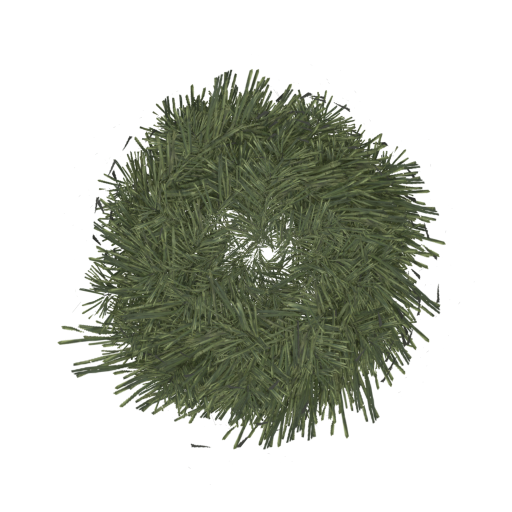
#> input picture assets/props/forest/src/crowns/crown_pine_a.png, 1024 x 1024 px, given in place of bark.jpg, which was not available (shown at 1/2 size); the run also reads 1 picture not shown here
$ python make_textures.py ../../../assets/props/forest/src/crowns/crown_pine_a.png ../../../assets/props/forest/src/crowns/crown_pine_b.png
#> lines starting #> are read from the running program, lines starting #| are printed output that depends on the picture
"""Збирає атласи лісу: з відрендерених крон хвої й атласів листяних крон (agy).

Запуск (звичайний python, не Blender):
  python3 -I make_textures.py <art-refs/forest> <вихід>
Читає у <art-refs/forest>: crowns/crown_*.png, sprites/*.png, broadleaf_{late,summer,early}.png
(сирий результат генератора), пише <вихід>/atlas_<тип>[_<сезон>].png 1280x1280 RGBA та
<вихід>/crowns.json. Розкладка атласу: три вікна кроною 10x10 м по 640 px (чверті 0, 1, 2),
четверта чверть — аркуш 640 px із клітинками по 320 px (кора, кора, береза, кущ).
"""
import json
import math
import os
import random
import sys

import numpy as np
from PIL import Image, ImageChops, ImageDraw, ImageFilter

SRC, OUT = sys.argv[1], sys.argv[2]
os.makedirs(OUT, exist_ok=True)
CELL = 640
WIN_M = 10.0
PXM = CELL / WIN_M  # 64 px/м = 1,56 см/піксель
SRC_PXM = 128.0  # крони хвої й листяні атласи мають 128 px/м
THIS = os.path.dirname(os.path.abspath(__file__))

# Середня яскравість непрозорих пікселів (лінійна), під настрій: L* 24 — 40.
TARGET_Y = {"pine": 0.028, "late": 0.060, "summer": 0.070, "early": 0.12}


def srgb_to_lin(a):
    return np.where(a <= 0.04045, a / 12.92, ((a + 0.055) / 1.055) ** 2.4)


def lin_to_srgb(a):
    a = np.clip(a, 0, 1)
    return np.where(a <= 0.0031308, a * 12.92, 1.055 * a ** (1 / 2.4) - 0.055)


def grade(im, target_y):
    """Масштабує лінійну яскравість так, щоб середнє по непрозорих пікселях дало target_y."""
    a = np.asarray(im).astype(np.float32) / 255.0
    lin = srgb_to_lin(a[..., :3])
    y = lin @ np.array([0.2126, 0.7152, 0.0722], np.float32)
    m = a[..., 3] > 0.5
    k = float(np.clip(target_y / max(y[m].mean(), 1e-4), 0.25, 3.0)) if m.any() else 1.0
    out = np.dstack([lin_to_srgb(lin * k), a[..., 3]])
    return Image.fromarray((out * 255 + 0.5).astype(np.uint8), "RGBA")


def desaturate(im, k):
    """Рання осінь від генератора надто яскрава для похмурого настрою: k < 1 приглушує колір."""
    if k == 1.0:
        return im
    a = np.asarray(im).astype(np.float32)
    g = a[..., :3] @ np.array([0.299, 0.587, 0.114], np.float32)
    a[..., :3] = g[..., None] + (a[..., :3] - g[..., None]) * k
    return Image.fromarray(np.clip(a, 0, 255).astype(np.uint8), "RGBA")


def warm(im, on):
    """Мʼякий жовтувато-зелений відтінок: перехід від хвої до осіннього листя без різкої плями."""
    if not on:
        return im
    a = np.asarray(im).astype(np.float32)
    a[..., :3] *= np.array([1.08, 1.03, 0.85], np.float32)
    return Image.fromarray(np.clip(a, 0, 255).astype(np.uint8), "RGBA")


def harden(im, lo=0.35, hi=0.65):
    a = np.asarray(im).astype(np.float32) / 255.0
    t = np.clip((a[..., 3] - lo) / (hi - lo), 0, 1)
    a[..., 3] = t * t * (3 - 2 * t)
    return Image.fromarray((a * 255 + 0.5).astype(np.uint8), "RGBA")


def fill_under_alpha(im):
    """Колір прозорих пікселів = розмитий колір сусідів: мипи не дають ореолу."""
    a = np.asarray(im).astype(np.float32)
    al = a[..., 3:4] / 255.0
    pm = Image.fromarray((a[..., :3] * al).astype(np.uint8), "RGB").filter(ImageFilter.GaussianBlur(6))
    wm = Image.fromarray((al[..., 0] * 255).astype(np.uint8), "L").filter(ImageFilter.GaussianBlur(6))
    pm = np.asarray(pm).astype(np.float32)
    wm = np.maximum(np.asarray(wm).astype(np.float32)[..., None] / 255.0, 1e-3)
    bg = np.clip(pm / wm, 0, 255)
    rgb = np.where(al > 0.5, a[..., :3], np.where(al > 0.02, a[..., :3], bg))
    return Image.fromarray(np.dstack([rgb, a[..., 3]]).astype(np.uint8), "RGBA")


# [47 lines left out: functions key_background, remove_outline, split_cells, not called in this run]


def load_crowns():
    d = {}
    for n in ("pine_a", "pine_b", "spruce_a", "spruce_b"):
        im = Image.open(f"{SRC}/crowns/crown_{n}.png").convert("RGBA")
        bb = im.getchannel("A").point(lambda v: 255 if v > 60 else 0).getbbox()
        d[n] = im.crop(bb)
    return d


def place(canvas, crown, diameter_m, cx_m, cy_m, rng, bright):
    src_d = max(crown.size)
    s = diameter_m * PXM / src_d
    im = crown.rotate(rng.uniform(0, 360), expand=True, resample=Image.BICUBIC)
    im = im.resize((max(1, int(im.width * s)), max(1, int(im.height * s))), Image.LANCZOS)
    arr = np.asarray(im).astype(np.float32)
    arr[..., :3] = np.clip(arr[..., :3] * bright, 0, 255)
    im = Image.fromarray(arr.astype(np.uint8), "RGBA")
    x = int(cx_m * PXM - im.width / 2)
    y = int(cy_m * PXM - im.height / 2)
    layer = Image.new("RGBA", canvas.size, (0, 0, 0, 0))
    # Обгортка через край вікна: покриття біля шва таке саме, як у центрі, тож між плитками
    # не лишається прозорої щілини.
    for dx in (-CELL, 0, CELL):
        for dy in (-CELL, 0, CELL):
            if x + dx < CELL and x + dx + im.width > 0 and y + dy < CELL and y + dy + im.height > 0:
                layer.paste(im, (x + dx, y + dy), im)
    canvas.alpha_composite(layer)
    return {"cx": cx_m, "cy": cy_m, "r": diameter_m / 2}


def spread(rng, n, lo, hi, min_d):
    pts = []
    if n == 0:
        return pts
    for _ in range(400):
        p = (rng.uniform(lo, hi), rng.uniform(lo, hi))
        if all(math.dist(p, q) >= min_d for q in pts):
            pts.append(p)
        if len(pts) == n:
            break
    return pts


def compose(kind, season, conif, broad, rng):
    """kind: pine | mixed | deciduous. Повертає (RGBA 1024², список крон для країв)."""
    cv = Image.new("RGBA", (CELL, CELL), (0, 0, 0, 0))
    crowns = []
    # Нижній шар: темніші крони під верхніми, щоб покриття сягало 80–90 %, а не лишалося ґратою.
    under = {"pine": (5, 0.7), "mixed": (5, 0.7), "deciduous": (0, 1.0)}[kind]
    if kind == "deciduous" and season != "late":
        under = (7, 0.6) if season == "summer" else (4, 0.6)
    pool = [conif[n] for n in ("pine_a", "pine_b")] if kind != "deciduous" else broad
    for (x, y) in spread(rng, under[0], 0.0, 10.0, 2.4):
        place(cv, rng.choice(pool), rng.uniform(5.5, 7.0), x, y, rng, under[1])
    if kind == "pine":
        for (x, y) in spread(rng, 3, 2.9, 7.1, 3.0):
            n = rng.choice(["pine_a", "pine_b"])
            c = place(cv, conif[n], rng.uniform(5.4, 6.6), x, y, rng, rng.uniform(0.9, 1.1))
            c["kind"] = "pine"
            crowns.append(c)
        for (x, y) in spread(rng, 1, 3.0, 7.0, 0):
            c = place(cv, conif[rng.choice(["spruce_a", "spruce_b"])], rng.uniform(3.6, 4.4), x, y, rng, 1.0)
            c["kind"] = "spruce"
            crowns.append(c)
    elif kind == "mixed":
        pts = spread(rng, 4, 3.0, 7.0, 3.0)
        for i, (x, y) in enumerate(pts):
            if i < 3:
                n = rng.choice(["pine_a", "pine_b"] if i != 1 else ["spruce_a", "spruce_b"])
                c = place(cv, conif[n], 5.8 if i != 1 else 4.0, x, y, rng, rng.uniform(0.9, 1.1))
                c["kind"] = "pine" if i != 1 else "spruce"
            else:
                c = place(cv, rng.choice(broad), rng.uniform(5.4, 6.6), x, y, rng, rng.uniform(0.8, 0.95))
                c["kind"] = "broad"
            crowns.append(c)
    else:
        n = 4 if season == "summer" else 3
        d = (5.0, 6.0) if season == "late" else ((7.2, 8.6) if season == "summer" else (6.2, 7.6))
        for (x, y) in spread(rng, n, 3.2, 6.8, 3.2):
            c = place(cv, rng.choice(broad), rng.uniform(*d), x, y, rng, rng.uniform(0.9, 1.1))
            c["kind"] = "broad"
            crowns.append(c)
    return cv, crowns


# [29 lines left out: function scatter_patch, not called in this run]


def sprite_shrub(rng, size=320):
    cv = Image.new("RGBA", (size, size), (0, 0, 0, 0))
    files = [f"{SRC}/sprites/fir_{i}.png" for i in range(4)]
    for _ in range(9):
        s = Image.open(rng.choice(files)).convert("RGBA")
        k = rng.uniform(120, 190) / s.height
        s = s.resize((int(s.width * k), int(s.height * k)), Image.LANCZOS)
        s = s.rotate(rng.uniform(-30, 30), expand=True, resample=Image.BICUBIC)
        layer = Image.new("RGBA", cv.size, (0, 0, 0, 0))
        layer.paste(s, (rng.randint(0, size - s.width), size - s.height - rng.randint(0, 70)))
        cv.alpha_composite(layer)
    return cv


def sheet(kind, season, pieces, bark_img, rng):
    sh = Image.new("RGBA", (640, 640), (0, 0, 0, 255))
    b = bark_img.resize((320, 320), Image.LANCZOS).convert("RGBA")
    a = np.asarray(b).astype(np.float32)
    ba = a.copy()
    ba[..., 0] *= 1.25
    ba[..., 1] *= 1.0
    ba[..., 2] *= 0.8  # Сосна: рудувато-коричнева кора
    bb = a.copy()
    bb[..., :3] = bb[..., :3].mean(axis=2, keepdims=True) * 0.85 + bb[..., :3] * 0.15  # дуб: сіра
    sh.paste(Image.fromarray(np.clip(ba, 0, 255).astype(np.uint8), "RGBA"), (0, 0))
    sh.paste(Image.fromarray(np.clip(bb, 0, 255).astype(np.uint8), "RGBA"), (320, 0))
    birch = Image.new("RGBA", (320, 320), (176, 172, 160, 255))
    d = ImageDraw.Draw(birch)
    for _ in range(120):
        x, y = rng.randint(0, 319), rng.randint(0, 319)
        w, h = rng.randint(9, 44), rng.randint(2, 6)
        d.ellipse((x, y, x + w, y + h), fill=(24, 22, 20, 255))
    sh.paste(birch, (0, 320))
    if kind == "pine":
        shrub = sprite_shrub(rng)
    else:
        shrub = scatter_patch(pieces, rng, cover=0.7)
    sh.paste(shrub, (320, 320))
    return sh


def main():
    bark_img = Image.open(f"{SRC}/bark.jpg").convert("RGB")
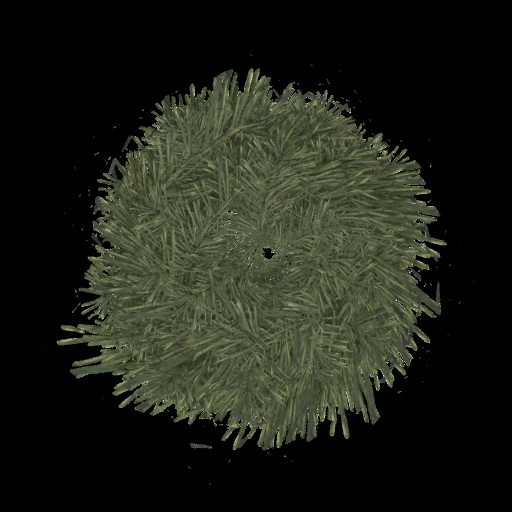
#> bark_img: PIL image 1024x1024 RGB (shown at 1/2 size); mean R, G, B 29.8, 33.3, 23.2
    conif = load_crowns()
#> in load_crowns, im is the input picture: PIL image 1024x1024 RGBA; mean R, G, B, A 29.8, 33.3, 23.2, 87.3
#> in load_crowns, `bb = im.getchannel("A").point(lambda v: 255 if v > 60 else 0).getbbox()`: bb = (115, 138, 892, 899)
#> conif = 4 items
    crowns_json = {}
    seasons = {}
    for s in ("late", "summer", "early"):
        p = f"{SRC}/broadleaf_{s}.png"
        if os.path.exists(p):
            seasons[s] = split_cells(key_background(p, s), s)
    jobs = [("pine", "pine", None)]
    for s in seasons:
        jobs += [("mixed", "mixed", s), ("deciduous", "deciduous", s)]
    for name, kind, season in jobs:
        rng = random.Random(len(name) * 131 + (ord(season[0]) if season else 7))
        broad = seasons.get(season, [])
        atlas = Image.new("RGBA", (1280, 1280), (0, 0, 0, 0))
#> atlas: PIL image 1280x1280 RGBA; every value is 0
        info = []
        for v in range(3):
            cv, cr = compose(kind, season, conif, broad, rng)
            cv = fill_under_alpha(harden(cv, 0.3, 0.65) if season == "late" else harden(cv))
            if kind == "pine":
                target = TARGET_Y["pine"]
            elif kind == "deciduous":
                target = TARGET_Y[season]
            else:
                target = (TARGET_Y["pine"] + TARGET_Y[season]) / 2
            cv = warm(desaturate(grade(cv, target), (0.5 if kind == "mixed" else 0.7) if season == "early" else 1.0), kind == "mixed" and season == "early")
            atlas.paste(cv, ((v % 2) * 640, (v // 2) * 640))
            info.append(cr)
            cov = np.asarray(cv)[..., 3].astype(np.float32).mean() / 255
            print(name, season, "cell", v, "alpha cover", round(cov, 3))
#> this loop made 3 passes
#> (k in grade, cov) on passes 1 to 3: (0.394, 0.897), (0.457, 0.872), (0.37, 0.803)
#| pine None cell 0 alpha cover 0.897
#| pine None cell 1 alpha cover 0.872
#| pine None cell 2 alpha cover 0.803
#> pass 1, in place, `im = im.resize((max(1, int(im.width * s)), max(1, int(im.height * s)))..`:
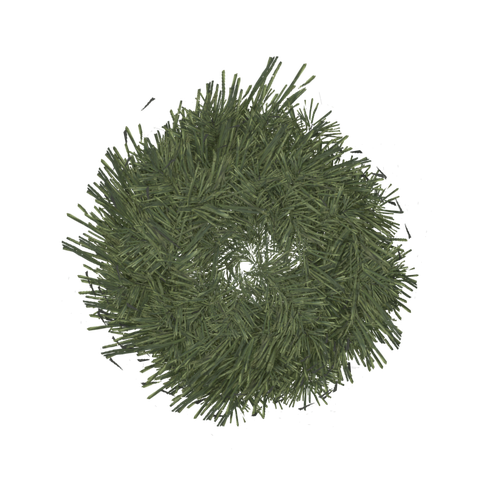
#> im: PIL image 502x503 RGBA; mean R, G, B, A 26.5, 29.6, 20.3, 77.7; transparent parts drawn white
#> after the loop:
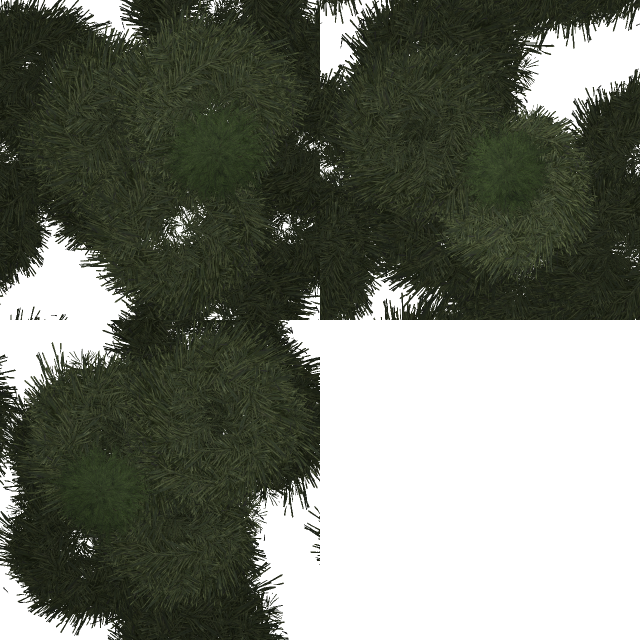
#> atlas: PIL image 1280x1280 RGBA (shown at 1/2 size); mean R, G, B, A 28.6, 32.5, 21.3, 164; transparent parts drawn white
#> after the loop:
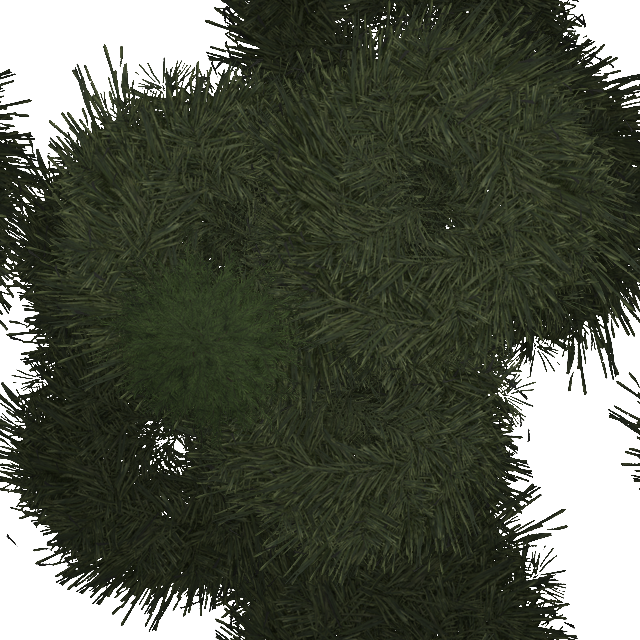
#> cv: PIL image 640x640 RGBA; mean R, G, B, A 36.7, 41.8, 27.3, 204.9; transparent parts drawn white
#> after the loop, info = 3 items
        pieces = list(conif.values()) if kind == "pine" else broad
#> pieces = 4 items
        sh = sheet(kind, season, pieces, bark_img, rng)
#> in sheet, `sh.paste(birch, (0, 320))`:
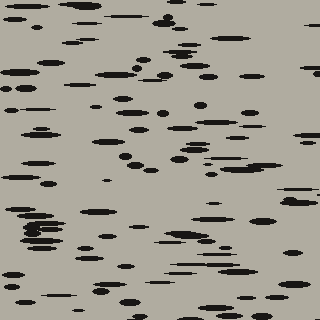
#> birch: PIL image 320x320 RGBA; mean R, G, B, A 158.6, 154.8, 144, 255
#> in sheet, `sh.paste(birch, (0, 320))`:
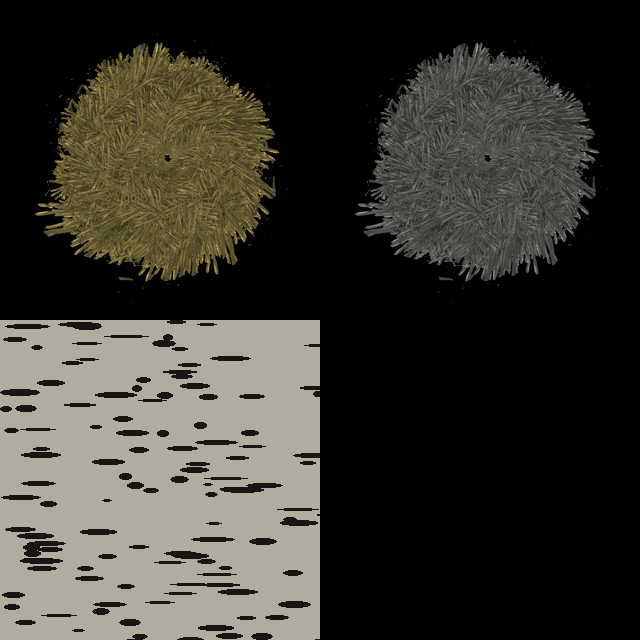
#> sh: PIL image 640x640 RGBA; mean R, G, B, A 56.1, 54.4, 47.5, 255
#> in sprite_shrub, `cv = Image.new("RGBA", (size, size), (0, 0, 0, 0))`: cv: PIL image 320x320 RGBA; every value is 0
#> in sprite_shrub, `layer.paste(s, (rng.randint(0, size - s.width), size - s.height - rng...`:
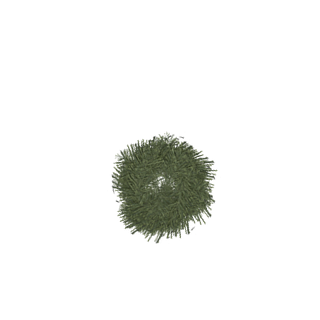
#> layer: PIL image 320x320 RGBA; mean R, G, B, A 6.6, 7.4, 5.1, 18.4; transparent parts drawn white
        atlas.paste(sh, (640, 640))
        key = name + ("_" + season if season else "")
        atlas.save(f"{OUT}/atlas_{key}.png", optimize=True)
        crowns_json[key] = info
        if kind in ("pine", "deciduous"):  # малий файл кущів: GLB кущів не тягне весь атлас
            atlas.crop((960, 960, 1280, 1280)).save(f"{OUT}/shrub_{season or 'conifer'}.png", optimize=True)
    json.dump(crowns_json, open(f"{OUT}/crowns.json", "w"))


#> (the run stopped early here; a loop or call above may not have finished)
